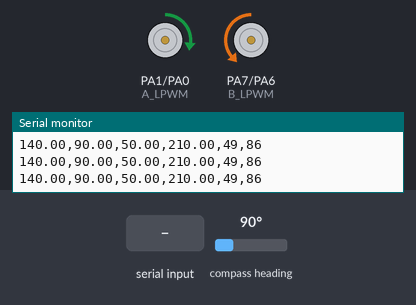
A sketch run on a simulated STM32 Black Pill. Shown: motor-driver pin pairs drawn as motors (green arrow = first pin HIGH = forward, orange = second pin HIGH = backward, longer = more drive), the last lines printed to the serial monitor. Wiring (inferred from the names in the program): AS5600 angle sensor at I2C address 0x36. The inputs (shaded band) are chosen by the test bench; at power-on: compass heading 90°.

Above: at 1.7 s.
1.8 s: "1\n" received over Serial
At 2.7 s:
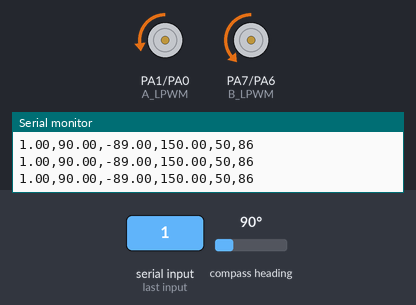
3.3 s: compass heading set to 7°
At 3.8 s:
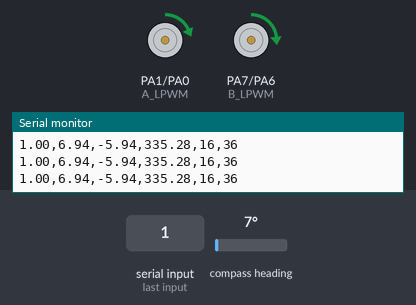
4.8 s: compass heading set to 180°
At 6.0 s:
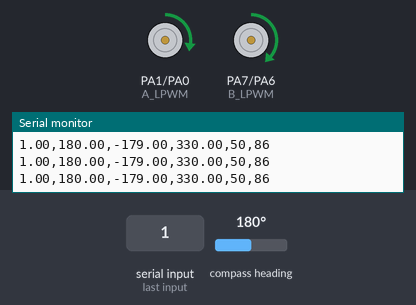
6.3 s: compass heading set to 4°
At 7.2 s:
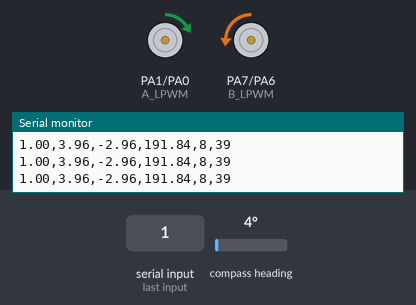
7.8 s: compass heading set to 104°
At 8.3 s:
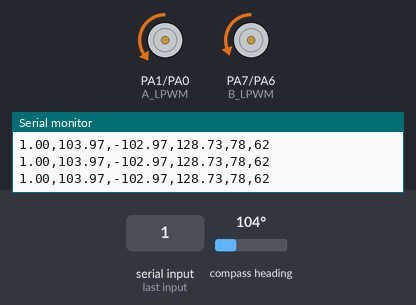
9.3 s: "S\n" received over Serial
Timing chart, 0 to 11.8 s (numbered marks = the images above; inputs shaded):
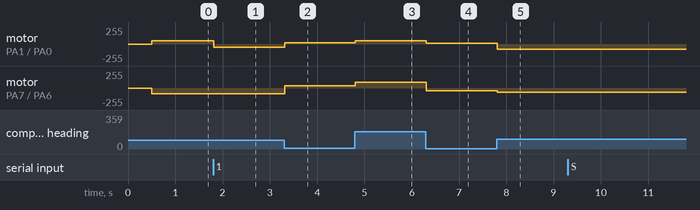

Measured:
- after the input at 1.8 s, motor on PA1 (A_LPWM) / PA0 (A_RPWM): forward 49/255 → backward 50/255 at once
- after the input at 3.3 s, motor on PA1 (A_LPWM) / PA0 (A_RPWM): backward 50/255 → forward 16/255 at once; motor on PA7 (B_LPWM) / PA6 (B_RPWM): backward 86/255 → forward 36/255 at once
- after the input at 4.8 s, motor on PA1 (A_LPWM) / PA0 (A_RPWM): forward 16/255 → forward 50/255 at once; motor on PA7 (B_LPWM) / PA6 (B_RPWM): forward 36/255 → forward 86/255 at once
- after the input at 6.3 s, motor on PA1 (A_LPWM) / PA0 (A_RPWM): forward 50/255 → forward 8/255 at once; motor on PA7 (B_LPWM) / PA6 (B_RPWM): forward 86/255 → backward 39/255 at once
- after the input at 7.8 s, motor on PA1 (A_LPWM) / PA0 (A_RPWM): forward 8/255 → backward 78/255 at once; motor on PA7 (B_LPWM) / PA6 (B_RPWM): backward 39/255 → backward 62/255 at once

The sketch:

ControlPosicionKP.ino
```cpp
#include <Arduino.h>
#include <Wire.h>
#include <math.h>

// =====================================================
// STM32F411 BLACK PILL - NEMA 17
// 2 BTS7960 + AS5600
// Control experimental de posicion con PWM sinosoidal
// =====================================================

// BTS7960 - Bobina A
#define A_RPWM PA0
#define A_LPWM PA1

// BTS7960 - Bobina B
#define B_RPWM PA6
#define B_LPWM PA7

// AS5600
#define AS5600_ADDR 0x36

// =====================================================
// PARAMETROS
// =====================================================

const int PWM_MAXIMO = 100;       // Iniciar con potencia reducida
const int PWM_MINIMO = 40;

const float KP_POSICION = 2.0;
const float CORRECCION_MAX = 30.0;
const float TOLERANCIA = 1.0;


//  50 pares de polos sea correcto para
// el motor y la definicion electrica utilizada.
const float POLE_PAIRS = 50.0;

// Offset del campo. Debe calibrarse experimentalmente.
// No asumir que 180 grados soluciona el problema.
float OFFSET_ELECTRICO = 0.0;

// Convencion de las fases.
// Cambiar solo despues de validar el sentido del campo.
const float PHASE_B_SIGN = -1.0;

// =====================================================
// VARIABLES
// =====================================================

float setpoint = 140.0;
float anguloActual = 0.0;
float error = 0.0;
float correccion = 0.0;
float thetaElectrico = 0.0;

int pwmA = 0;
int pwmB = 0;

bool sensorValido = false;

// =====================================================
// NORMALIZAR ANGULO A 0...360
// =====================================================

float normalizar360(float angulo) {
  while (angulo >= 360.0) angulo -= 360.0;
  while (angulo < 0.0) angulo += 360.0;
  return angulo;
}

// =====================================================
// ERROR ANGULAR MINIMO: -180...180
// =====================================================

float calcularError(float objetivo, float actual) {
  float e = objetivo - actual;

  while (e > 180.0) e -= 360.0;
  while (e < -180.0) e += 360.0;

  return e;
}

// =====================================================
// LEER AS5600
// =====================================================
float leerAS5600() {
  Wire.beginTransmission(AS5600_ADDR);
  Wire.write(0x0C);
  if (Wire.endTransmission(false) != 0) {
    return -1.0;
  }
  if (Wire.requestFrom(AS5600_ADDR, 2) != 2) {
    return -1.0;
  }
  uint8_t highByte = Wire.read();
  uint8_t lowByte = Wire.read();
  uint16_t rawAngle =
      ((uint16_t)(highByte & 0x0F) << 8) | lowByte;

  return rawAngle * (360.0f / 4096.0f);
}

// =====================================================
// DETENER SALIDAS
// =====================================================

void detenerMotor() {
  analogWrite(A_RPWM, 0);
  analogWrite(A_LPWM, 0);
  analogWrite(B_RPWM, 0);
  analogWrite(B_LPWM, 0);

  pwmA = 0;
  pwmB = 0;
}

// =====================================================
// GENERAR CAMPO SINUSOIDAL
// thetaElectrico se expresa en grados electricos
// =====================================================

void generarCampo(float angulo, int amplitudPWM) {
  float rad = normalizar360(angulo) * PI / 180.0f;

  float faseA = sinf(rad);
  float faseB = PHASE_B_SIGN * cosf(rad);

  pwmA = (int)(fabsf(faseA) * amplitudPWM);
  pwmB = (int)(fabsf(faseB) * amplitudPWM);

  if (faseA >= 0.0f) {
    analogWrite(A_RPWM, pwmA);
    analogWrite(A_LPWM, 0);
  } else {
    analogWrite(A_RPWM, 0);
    analogWrite(A_LPWM, pwmA);
  }

  if (faseB >= 0.0f) {
    analogWrite(B_RPWM, pwmB);
    analogWrite(B_LPWM, 0);
  } else {
    analogWrite(B_RPWM, 0);
    analogWrite(B_LPWM, pwmB);
  }
}

// =====================================================
// CONTROL DE POSICION EXPERIMENTAL
// =====================================================

void controlPosicion() {
  float lectura = leerAS5600();

  if (lectura < 0.0f) {
    sensorValido = false;
    detenerMotor();
    return;
  }
  sensorValido = true;
  anguloActual = lectura;
  error = calcularError(setpoint, anguloActual);
  if (fabsf(error) <= TOLERANCIA) {
    detenerMotor();
    correccion = 0.0f;
    return;
  }
  // Accion proporcional limitada
  correccion = KP_POSICION * error;
  if (correccion > CORRECCION_MAX)
    correccion = CORRECCION_MAX;
  if (correccion < -CORRECCION_MAX)
    correccion = -CORRECCION_MAX;
  // Referencia electrica basada en posicion mecanica.
  // La correccion se agrega como un desplazamiento
  // limitado; no se acumula en cada iteracion.
  float anguloBaseElectrico =
      POLE_PAIRS * anguloActual + OFFSET_ELECTRICO;

  thetaElectrico = normalizar360(
      anguloBaseElectrico + correccion
  );
  // PWM proporcional a la magnitud del error.
  int pwm = (int)(fabsf(error) * 2.0f);

  if (pwm < PWM_MINIMO)
    pwm = PWM_MINIMO;

  if (pwm > PWM_MAXIMO)
    pwm = PWM_MAXIMO;

  generarCampo(thetaElectrico, pwm);
}

// =====================================================
// SERIAL
// Enviar un angulo entre 0 y 360 seguido de Enter.
// Otras ordenes:
// P = imprimir estado
// S = detener salidas
// =====================================================
void procesarSerial() {
  if (!Serial.available()) return;
  String entrada = Serial.readStringUntil('\n');
  entrada.trim();
  if (entrada.length() == 0) return;
  if (entrada.equalsIgnoreCase("S")) {
    detenerMotor();
    Serial.println("Salidas PWM detenidas.");
    return;
  }
  if (entrada.equalsIgnoreCase("P")) {
    Serial.print("SP=");
    Serial.print(setpoint, 2);
    Serial.print(", MEC=");
    Serial.print(anguloActual, 2);
    Serial.print(", ERR=");
    Serial.print(error, 2);
    Serial.print(", TH_E=");
    Serial.print(thetaElectrico, 2);
    Serial.print(", PWM_A=");
    Serial.print(pwmA);
    Serial.print(", PWM_B=");
    Serial.println(pwmB);
    return;
  }

  char *fin;
  float nuevoSetpoint = strtof(entrada.c_str(), &fin);

  if (fin != entrada.c_str() && *fin == '\0' &&
      nuevoSetpoint >= 0.0f && nuevoSetpoint <= 360.0f) {
    setpoint = normalizar360(nuevoSetpoint);
    Serial.print("Nuevo setpoint: ");
    Serial.println(setpoint, 2);
  } else {
    Serial.println("Comando invalido. Usa 0...360, P o S.");
  }
}

// =====================================================
// SETUP
// =====================================================

void setup() {
  Serial.begin(115200);
  Serial.setTimeout(20);

  pinMode(A_RPWM, OUTPUT);
  pinMode(A_LPWM, OUTPUT);
  pinMode(B_RPWM, OUTPUT);
  pinMode(B_LPWM, OUTPUT);

  detenerMotor();

  Wire.setSCL(PB8);
  Wire.setSDA(PB9);
  Wire.begin();
  Wire.setClock(400000);

  delay(500);

  float inicial = leerAS5600();

  if (inicial >= 0.0f) {
    anguloActual = inicial;
    sensorValido = true;
  } else {
    sensorValido = false;
    Serial.println("ERROR: no se detecta el AS5600.");
  }

  Serial.println("Control experimental inicializado.");
  Serial.println("Enviar angulo 0...360; P=estado; S=detener.");
}

// =====================================================
// LOOP
// =====================================================

void loop() {
  procesarSerial();

  static unsigned long ultimoControl = 0;
  static unsigned long ultimoReporte = 0;

  unsigned long ahora = millis();

  if (ahora - ultimoControl >= 20) {
    ultimoControl = ahora;
    controlPosicion();
  }

  if (ahora - ultimoReporte >= 100) {
    ultimoReporte = ahora;

    Serial.print(setpoint, 2);
    Serial.print(",");
    Serial.print(anguloActual, 2);
    Serial.print(",");
    Serial.print(error, 2);
    Serial.print(",");
    Serial.print(thetaElectrico, 2);
    Serial.print(",");
    Serial.print(pwmA);
    Serial.print(",");
    Serial.println(pwmB);

  }
}
```
